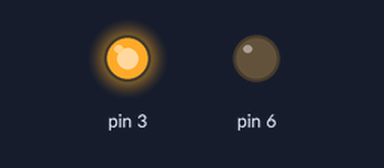
Recording of a sketch running on a simulated Arduino Uno, built with avr-gcc and run on an emulated ATmega328P. Shown: output pins drawn as LEDs (lit = HIGH).

Above: at 0.5 s.
At 2.5 s:
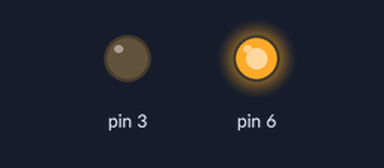
At 3.5 s:
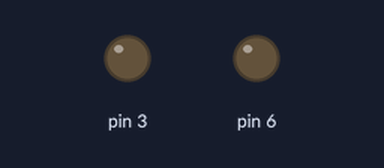
Timing chart, 0 to 5.2 s (numbered marks = the images above):
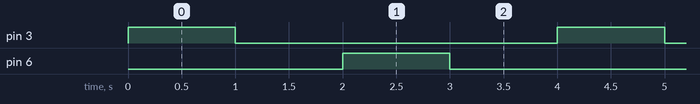

The sketch:

codigo.ino
```cpp
void setup()
{
  pinMode(3, OUTPUT);
  pinMode(6, OUTPUT);
}

void loop()
{
  digitalWrite(3, HIGH);
  delay(1000);
  digitalWrite(3, LOW);
  delay(1000);
  digitalWrite(6, HIGH);
  delay(1000);
  digitalWrite(6, LOW);
  delay(1000);
}
```

Measured:
- by itself, pin 3, pin 6: alternates HIGH for 1.0 s and LOW for 3.0 s
- by itself, everything shown: repeats every 4.0 s, in 4 steps
